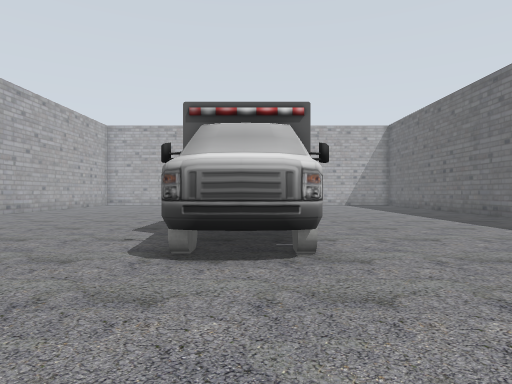
view 1 (above)

17 first-person views from a walk through a world built for the Gazebo simulator. The camera is 0.94 m above the floor, looks level and sees 75° across. Floor lines are 1 m apart. The floor is counted in squares, 1 m on a side. Each view is taken from the middle of a square. On the plan, view 1 faces up. The plan holds only what a view shows up to about 12 squares ahead; the rest is blank. Simple shapes stand in for some stock models.

view 2
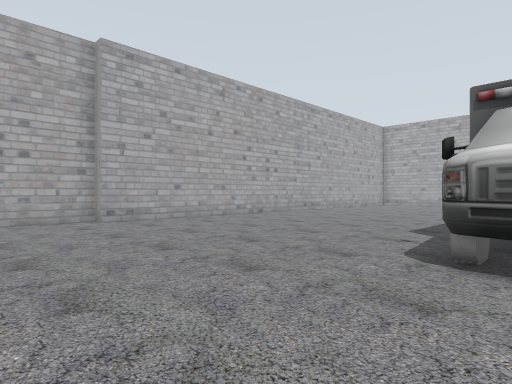

view 3
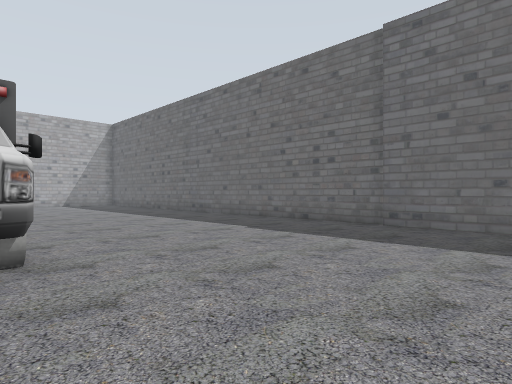

view 4
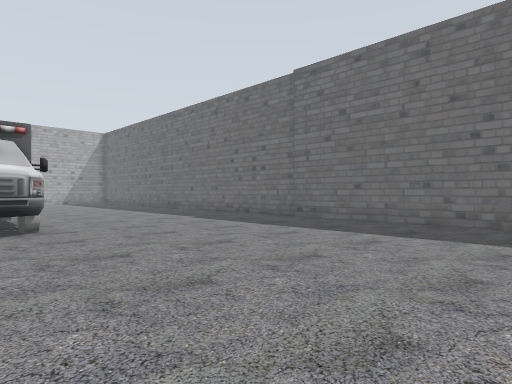

view 5
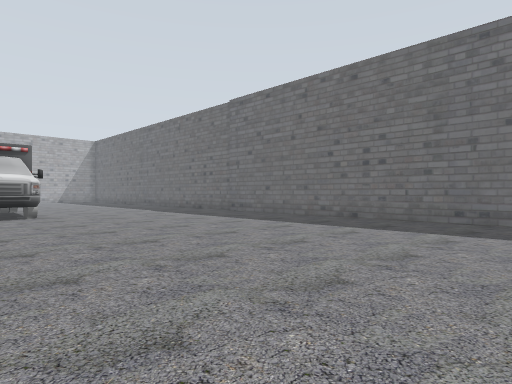

view 6
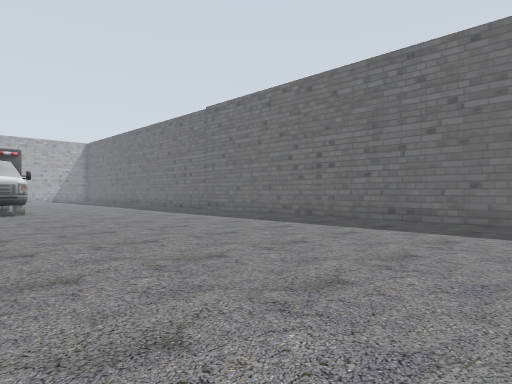

view 7
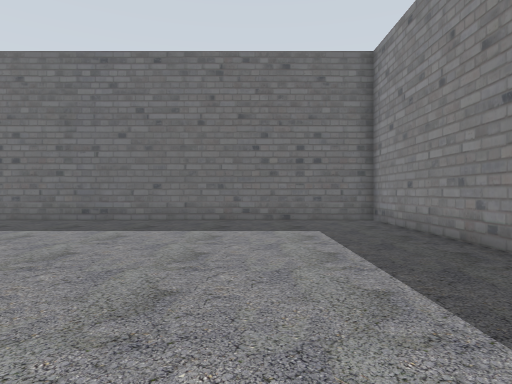

view 8
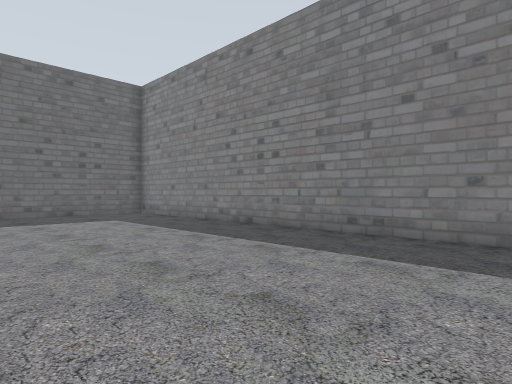

view 9
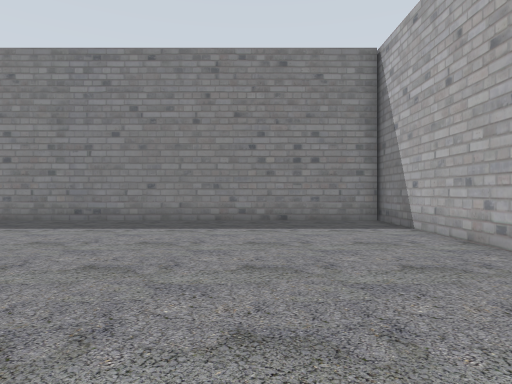

view 10
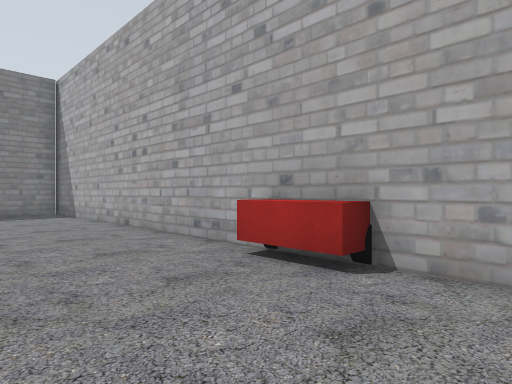

view 11
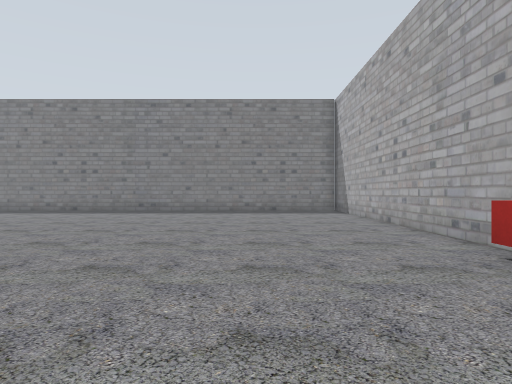

view 12
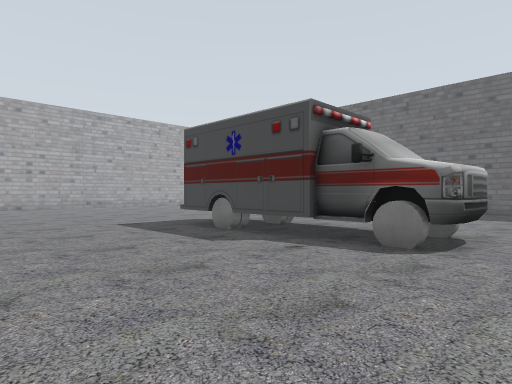

view 13
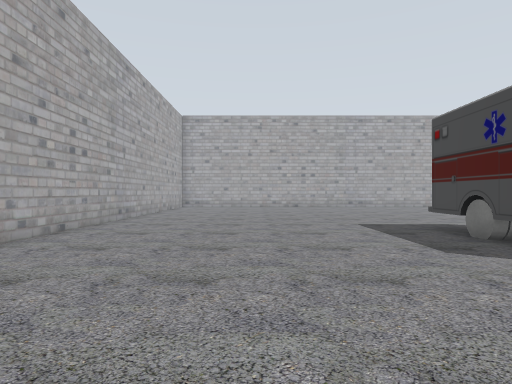

view 14
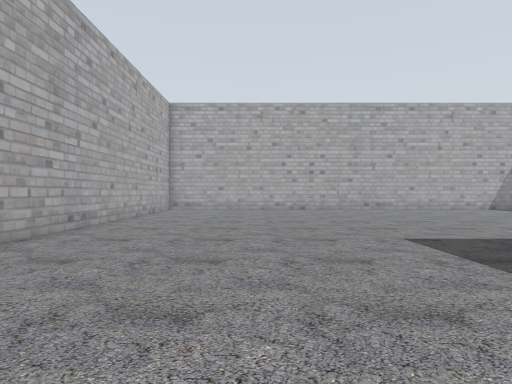

view 15
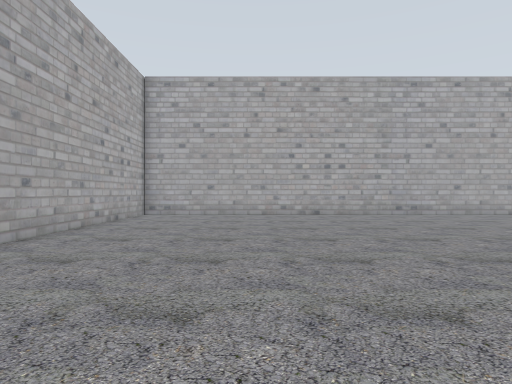

view 16
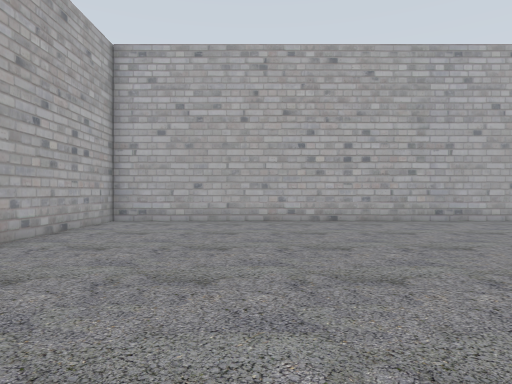

view 17
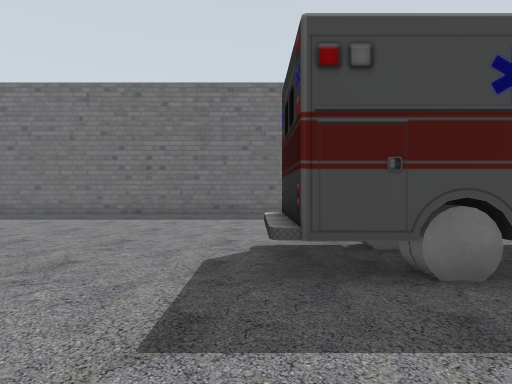

### Floor plan
Points are (right, up) in squares from view 1. A wall is a line through its corners. A room is listed if a view was taken in it or the views show most of it. See-through windows are left out.
Room 1 (views 1, 2, 3, 4, 5, 6, 7, 8, 9, 10, 11, 12, 13, 14, 15, 16, 17)
walls: (-10.6, 6.5) (-10.6, 3.9); (-11.1, 3.9) (-11.1, 1.4); (9.4, 4.1) (9.4, 7.6); (-11.1, -0.5) (-11.1, -1.5); (-11.1, -3.4) (-11.1, -16.2); (2.2, 23.7) (-10.6, 23.7) (-10.6, 8.9); (-11, -15.9) (9.2, -15.9) (9.2, 4.1)
objects: ambulance (-1, 5) to (1, 12)

Positions as (right, up) in squares from view 1, and headings:
1: (0, 0), facing up
2: (0, 0), facing up-left
3: (0, 0), facing up-right
4: (-1, -4), facing up-right
5: (-2, -9), facing up-right
6: (-2, -11), facing up-right
7: (-2, -12), facing right
8: (-5, -9), facing down-right
9: (-7, -5), facing down
10: (-7, 0), facing down-left
11: (-7, 1), facing down
12: (-7, 3), facing up-right
13: (-6, 3), facing up
14: (-6, 6), facing up
15: (-6, 10), facing up
16: (-6, 13), facing up
17: (-5, 12), facing right
